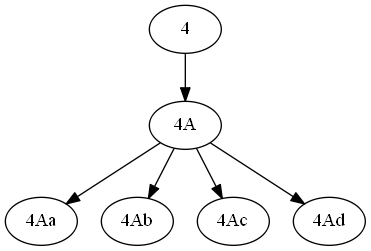

The Python source for this figure:
import xlwings as xw
from anytree import Node, RenderTree
from anytree.exporter import DotExporter
# from anytree.dotexport import RenderTreeGraph
import win32api         # for message box
import pandas as pd
from docx import Document
from docx.shared import Inches
from input import *


# ================================================MAIN================================================================
# @xw.sub  # only required if you want to import it or run it via UDF Server
def main():
    wb = xw.Book.caller()
    # wb.sheets[0].range("A1").value = "Hello xlwings!"     # test code


    sht_main = wb.sheets[sht_name_main]
    sht_run = wb.sheets[sht_name_run]

    # -------------------------------------------------------------------------------------
    df_main = sht_main.range('A1').options(
    pd.DataFrame, header=1, index=False, expand='table'
    ).value                                                         # fetch the data from sheet- 'Sheet1'

    root_cell_val = sht_run.range('F3').value     # from user entry --> int --> str
    index_no_list = df_main[df_main['Root'] == root_cell_val].index.tolist()     # returns a list with indices matching the search item in dataframe column

    # -------------------------------------------------------------------------------------
    if sht_run.range('F3').value is None:   # if a cell value is empty
        win32api.MessageBox(wb.app.hwnd, "Please enter the root no.", "Enter root no.")

    elif len(index_no_list) > 0:       # if the root entry is found
        root = Node(str(int(root_cell_val)))

        # root = Node("1")   
        n1 = Node(str(df_main.iloc[index_no_list[0], 1]), parent=root)
        n21 = Node(str(df_main.iloc[index_no_list[0], 2]), parent=n1)
        n22 = Node(str(df_main.iloc[index_no_list[0], 3]), parent=n1)
        n23 = Node(str(df_main.iloc[index_no_list[0], 4]), parent=n1)
        n24 = Node(str(df_main.iloc[index_no_list[0], 5]), parent=n1)
        
        # DotExporter(root).to_dotfile("octopus.dot")    # create the dot file for image creation using Graphviz
        DotExporter(root).to_picture("octopus.png")

        # RenderTreeGraph(root).to_picture("octopus.png")    # create the png file using dot file

        # ---------------------------Generate Document------------------------------------------------ 
        document = Document()
        document.add_picture('octopus.png')
        document.save('octopus.docx')
    
    else:               # if the root entry is NOT found
        win32api.MessageBox(wb.app.hwnd, "SORRY! the entered root no. is not found. \nPlease try again..", "Root no. NOT found")



if __name__ == "__main__":
    xw.books.active.set_mock_caller()
    main()
